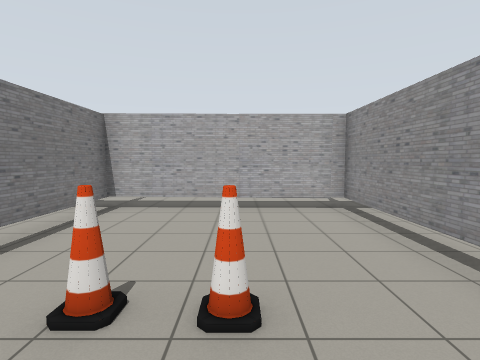
[1] (above)

18 first-person views from a walk through a robot-simulator world made for Gazebo. The camera is 1.3 m above the floor, tilts 4° down and sees 80° across. The floor is counted in squares, 1 m on a side. Each view is taken from the middle of a square. On the plan, view 1 faces up. The plan holds only what a view shows up to about 13 squares ahead; the rest is blank.

[2]
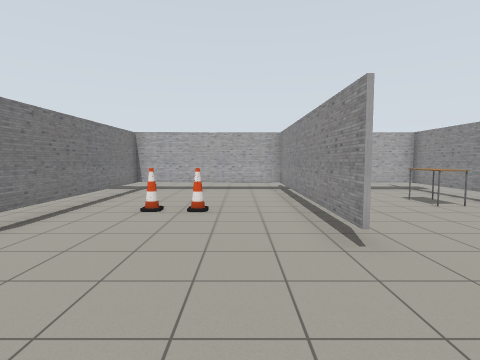

[3]
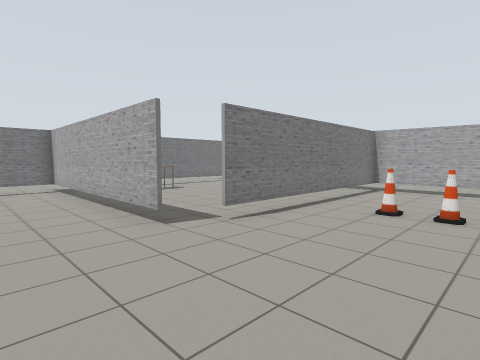

[4]
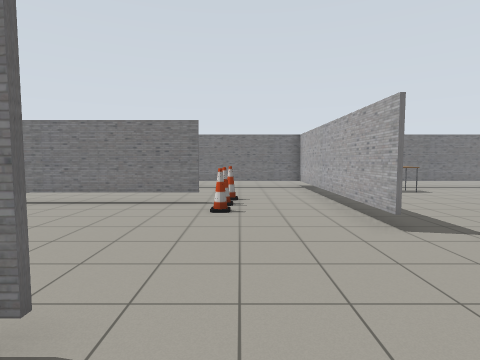

[5]
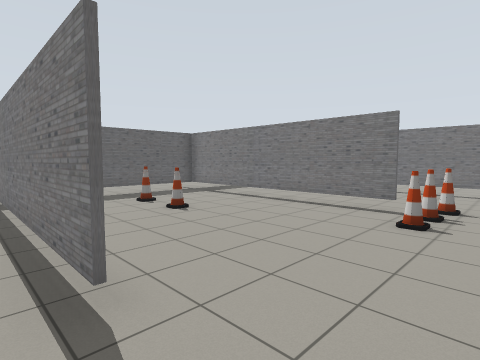

[6]
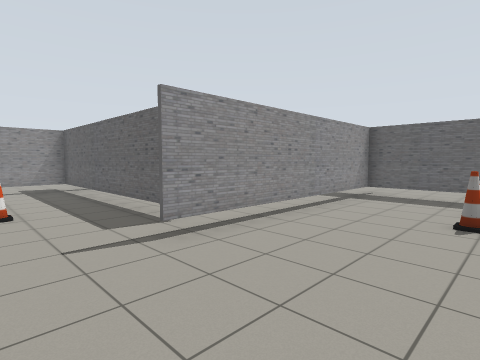

[7]
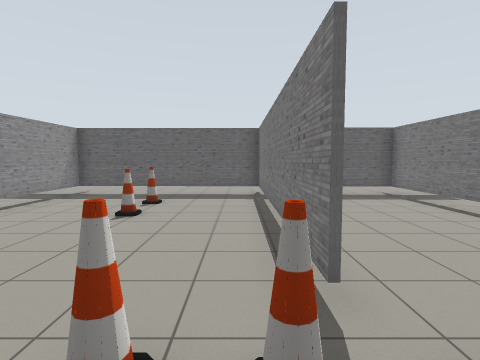

[8]
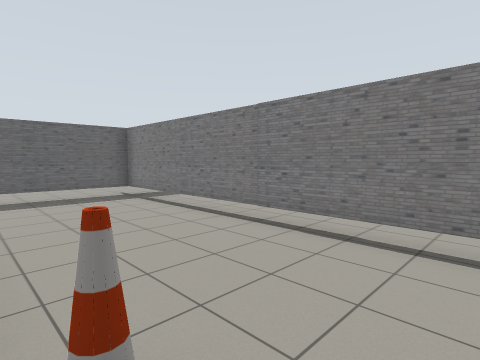

[9]
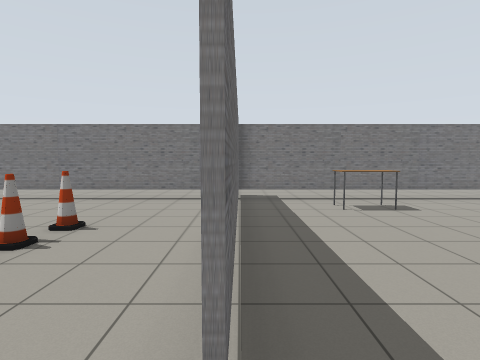

[10]
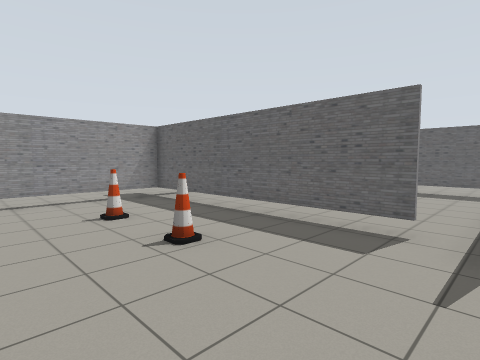

[11]
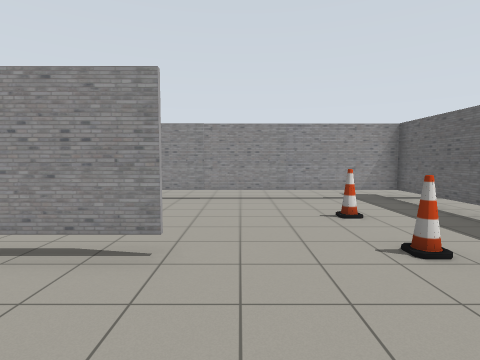

[12]
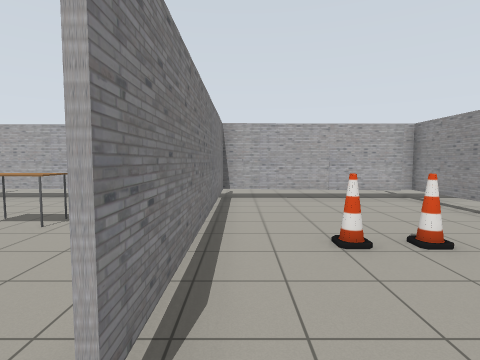

[13]
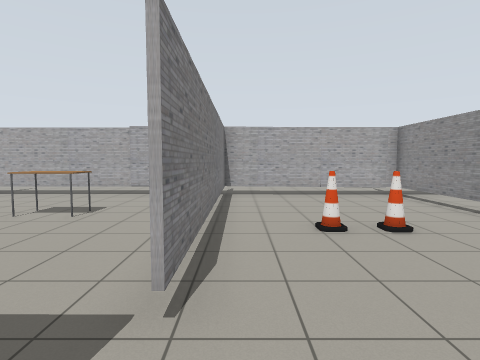

[14]
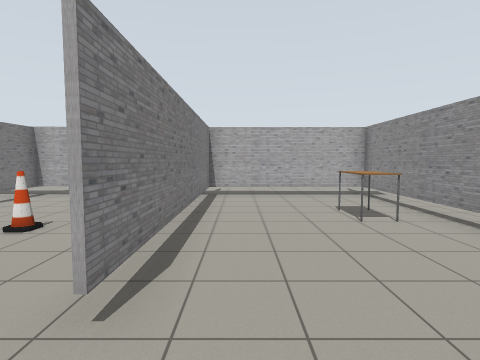

[15]
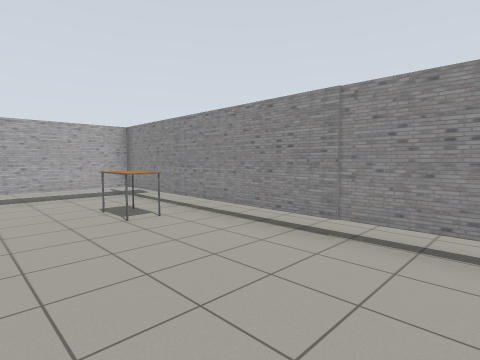

[16]
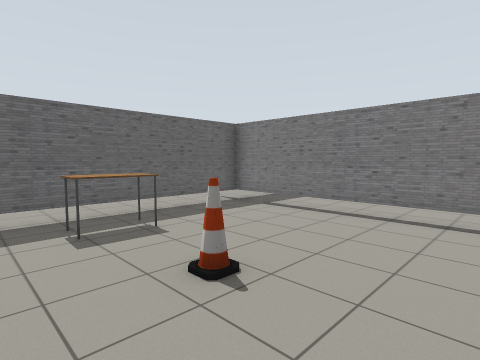

[17]
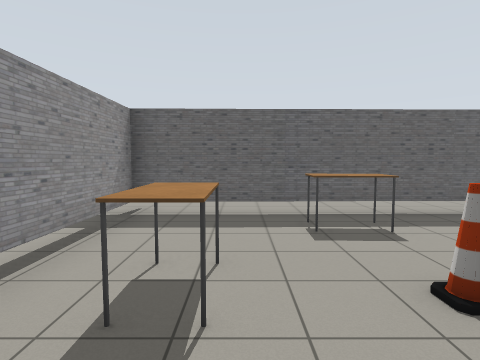

[18]
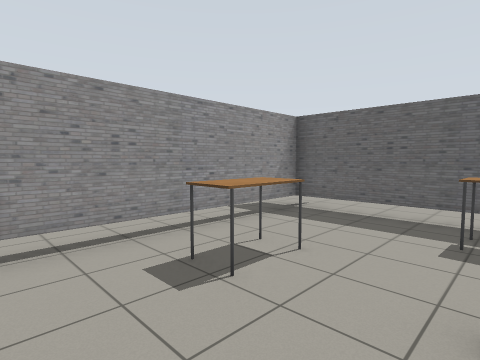

### Floor plan
Key: @ floor where view 1 was taken; # wall or solid block; x gap in a wall; . floor; T thing the floor can be seen under or through; C cone; A table.
Columns run from 13 left of view 1 to 9 right of it. Each row starts with its distance up from view 1.
  8          ##############
  7  #########......T.....#
  6  #.......T......T.....#
  5  #.......T......T.....#
  4  #...AA..T......T...A.#
  3  #...A...T......T...A.#
  2  #AA.....T..CC..T.....#
  1  #AA.....T......T.....#
  0  #.......T...@..T.....#
 -1 ##.......x............#
 -2 ##########............#
 -3 #.....................#
 -4 #.....................#
 -5 #....CCC........C..C..#
 -6 #.....................#
 -7 #....T......T.TTTTTTTT#
 -8 #....T......T.........#
 -9 #....T......T.........#
-10 #....T......T....C..A.#
-11 #....T...C..T.......A.#
-12 #....T......T.........#
-13 #....#...C..T...AA....#
-14 #....#......T....A....#
-15 #######################

Positions as (right, up) in squares from view 1, and headings:
1: (0, 0), facing up
2: (1, -5), facing up
3: (1, -5), facing up-left
4: (1, -5), facing left
5: (0, -4), facing down-left
6: (-5, -4), facing down-right
7: (-7, -4), facing down
8: (-8, -4), facing down-left
9: (-3, -2), facing left
10: (-1, -2), facing down-right
11: (-1, -2), facing right
12: (-3, -2), facing up
13: (-3, -3), facing up
14: (4, -3), facing up
15: (4, -3), facing up-right
16: (6, -8), facing down-left
17: (6, -8), facing down
18: (4, -8), facing down-right
